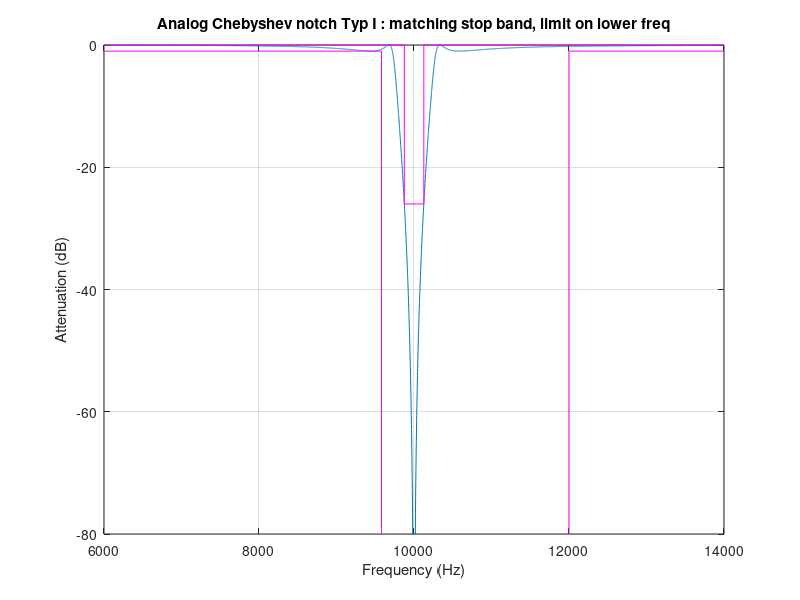

Here is the MATLAB script that generated this plot: (Note: this script raises an error after producing the figure.)
## This is a quick and dirty test to see that all the compiled functions
## are loading and running.  In future all tests will be distributed to
## individual directories or even individual function files.  But we have
## to start somewhere...

## Author: Paul Kienzle
## This program is public domain.

LOADPATH = "main//:extra//:nonfree//:FIXES:";

## this test could be done without the graph
demo('cheb1ord');
disp('====================');
input('confirm that the filter n stays within the design boxes:');

oneplot
clf
t = linspace(0,1,100);
plot(t,cos(2*pi*t*1.4),'b',t,sin(2*pi*t*1.4),'g');
legend('cos','sin');
input('confirm that the legend says "cos" and "sin":');

disp('click on the graph to place "hello"'); fflush(stdout);
gtext('hello');

disp('use left mouse to zoom the graph, right to unzoom, middle to exit');
fflush(stdout);
axis([0 1 0 1]);
gzoom;
